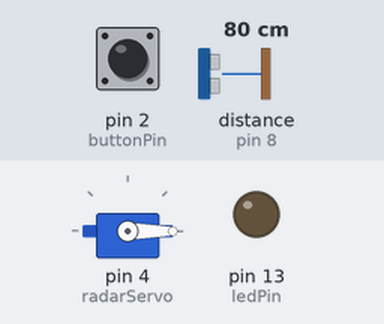
Simulated run of this sketch. Board: Arduino Uno, built with avr-gcc and run on an emulated ATmega328P. Shown: servo, output pins drawn as LEDs (lit = HIGH). Wiring (inferred from the names in the program): ultrasonic range finder: trigger pin 7; echo pin 8. The inputs (shaded band) are chosen by the test bench; at power-on: distance to the obstacle (sensor on pin 8) 80 cm, pin 2 (buttonPin) LOW. The echo pulse lasts 58.3 µs per cm; pins used as bus, display or sensor lines are not drawn; what the sketch prints to the serial monitor is not drawn.

Above: at 0.01 s.
1.3 s: distance to the obstacle (sensor on pin 8) set to 2 cm
At 5.76 s:
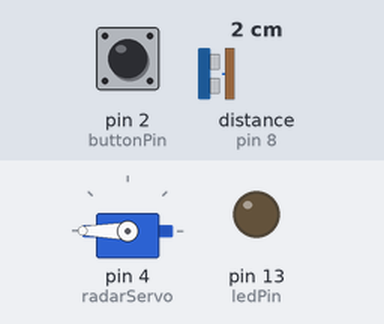
8.3 s: pin 2 (buttonPin) pulled HIGH for 3.2 s
At 11.9 s:
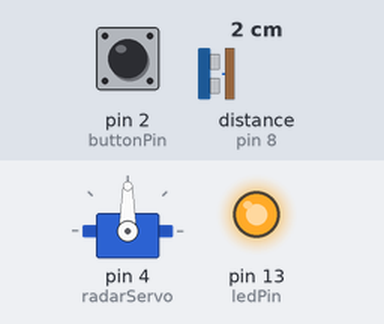
Timing chart, 0 to 13.4 s (numbered marks = the images above; inputs shaded):
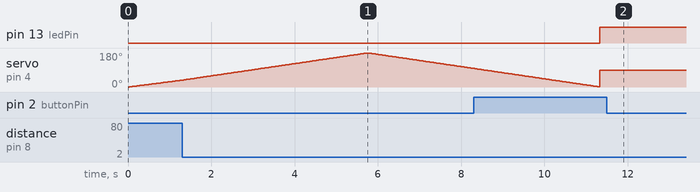

The sketch:

ArduinoRadar.ino
```cpp
#include <Servo.h>

const int trigPin = 7; // trig pin of ultrasonic sensor
const int echoPin = 8; // echo pin of ultrasonic sensor
const int buttonPin = 2;     // the number of the pushbutton pin
const int ledPin =  13;      // the number of the LED pin

long duration; // variable for the duratione
int distance; // variable for the distance
char flag = 0; // flag variable for button
int buttonState = 0; // variable for reading the pushbutton

Servo radarServo;

// Function Prototypes:
int calculateDist();

void setup() {
  // Initializing pins
  pinMode(trigPin, OUTPUT);
  pinMode(echoPin, INPUT);
  pinMode(ledPin, OUTPUT);
  pinMode(buttonPin, INPUT);
  // Begin Serial and attaching servo to pin 4
  Serial.begin(9600);
  radarServo.attach(4);
}

void loop() {

  buttonState = digitalRead(buttonPin);     // read the state of the pushbutton value

  if (buttonState == HIGH) { // when button is pressed
        digitalWrite(ledPin, HIGH); // turn LED on
        radarServo.write(90); // stop moving servo
        buttonState = 0;
        flag = 1;
        delay(1000);
  }


  if (((buttonState == LOW) && (flag == 0)) || ((buttonState == HIGH) && (flag == 1))) {

      flag = 0;

      for(int i=0;i<=180;i++){

          radarServo.write(i);
          delay(30);
          distance = calculateDist();// Calls a function for calculating the distance measured by the Ultrasonic sensor for each degree

          Serial.print(i); // Sends the current degree into the Serial Port
          Serial.print(","); // Sends addition character right next to the previous value needed later in the Processing IDE for indexing
          Serial.print(distance); // Sends the distance value into the Serial Port
          Serial.print("."); // Sends addition character right next to the previous value needed later in the Processing IDE for indexing
      }

      for(int i=180;i>0;i--){

          radarServo.write(i);
          delay(30);
          distance = calculateDist();

          Serial.print(i);
          Serial.print(", ");
          Serial.print(distance);
          Serial.print(".");
      }
  }

}


int calculateDist(){

  digitalWrite(trigPin, LOW);
  delayMicroseconds(2);
  digitalWrite(trigPin, HIGH); // Sets trig pin to HIGH for 10 micro seconds
  delayMicroseconds(10);
  digitalWrite(trigPin, LOW);
  duration = pulseIn(echoPin, HIGH); // Reads the echo pin, returns the sound wave travel time in microseconds
  distance= duration*0.034/2;
  return distance;
}
```

Measured:
- after the input at 8.3 s, pin 13 (ledPin): LOW → HIGH after 3.0 s
